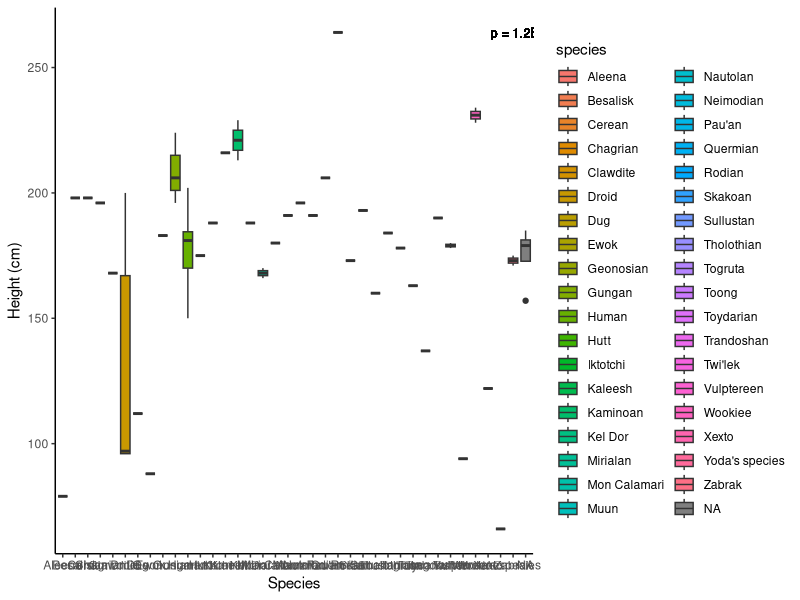

Recreate this plot in R.
## ---- chunk 1
library(dplyr)
library(ggplot2)
library(ggthemes)
library(patchwork)

species <- starwars %>% 
  count(species, sort = T) %>% 
  filter(n > 1) %>%
  print()

species2 <- starwars %>%
  filter(species %in% species) %>%
  select(-(films:starships)) %>%
  print()
## ---- chunk 2
clean <- species2[complete.cases(species2$height),]
 

summarytable <- clean %>% 
  group_by(species) %>%
  summarize(mean_height = mean(height), median_height = median(height), sd_height = sd(height)) %>%
  print()
## ---- chunk 3
boxplot <- ggplot(data = clean, aes(x = species, y = height, fill = species)) + 
  geom_boxplot() +
  labs(x="Species",
       y="Height (cm)") +
  theme_minimal() +
  geom_text(aes(x = NA, y = max(height), label = "p = 1.2E-0.5"), size = 3.2) +
  theme_classic()

print(boxplot)
